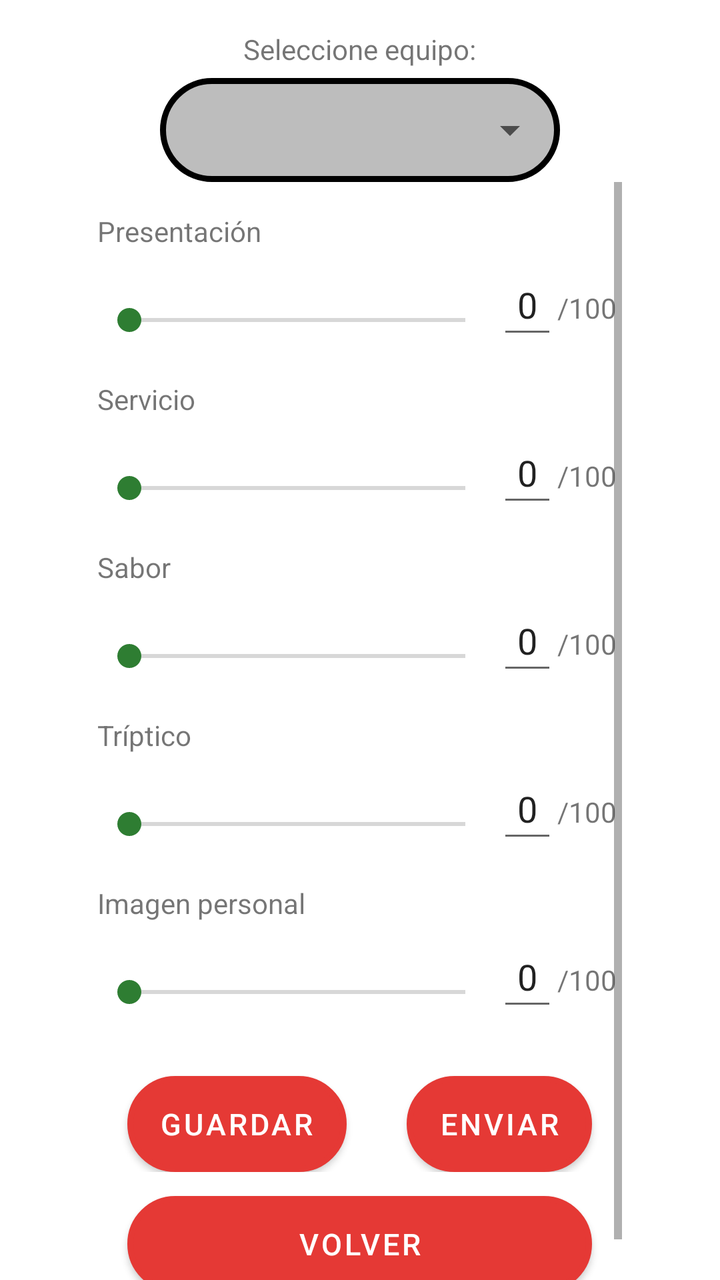
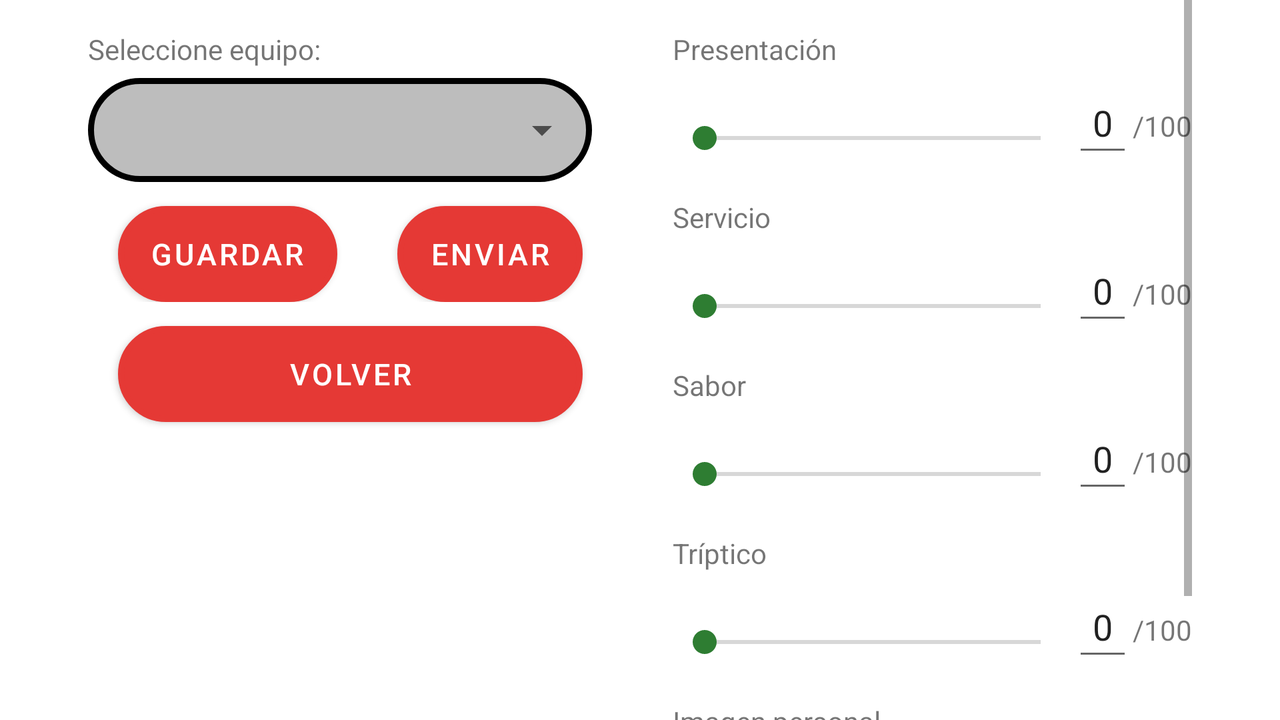

Two renders of one Android screen. The first uses the default layout on a phone; the second uses the alternative layout the repository ships for a different screen configuration, on a matching device. The two XML files are below.
<!-- AndroidManifest.xml: application theme Theme.MasterChef -->
<!-- res/layout/activity_votacion.xml -->
<?xml version="1.0" encoding="utf-8"?>
<LinearLayout xmlns:android="http://schemas.android.com/apk/res/android"
    xmlns:tools="http://schemas.android.com/tools"
    android:layout_width="match_parent"
    android:layout_height="match_parent"
    android:gravity="center"
    android:orientation="vertical"
    tools:context=".VotacionActivity"
    >



    <TextView
        android:id="@+id/textViewSeleccione"
        android:layout_width="wrap_content"
        android:layout_height="wrap_content"
        android:paddingBottom="5dp"
        android:paddingTop="15dp"
        android:text="@string/seleccioneEquipo" />


    <LinearLayout
        android:layout_width="wrap_content"
        android:layout_height="wrap_content"
        android:orientation="vertical"
        android:background="@drawable/bordes_redondos">

        <Spinner
            android:id="@+id/spinnerGrupos"

            android:layout_width="198dp"
            android:layout_height="50dp"
            android:padding="10dp"
            android:paddingBottom="40dp" />

    </LinearLayout>

    <ScrollView
        android:layout_width="wrap_content"
        android:layout_height="match_parent">

        <LinearLayout
            android:layout_width="wrap_content"
            android:layout_height="wrap_content"
            android:orientation="vertical">

            <TextView
                android:id="@+id/textViewPresentacion"
                android:layout_width="wrap_content"
                android:layout_height="wrap_content"
                android:paddingBottom="5dp"
                android:paddingTop="15dp"
                android:text="@string/presentacion" />

            <LinearLayout
                android:layout_width="wrap_content"
                android:layout_height="wrap_content">

                <SeekBar
                    android:id="@+id/seekBarPresentacion"
                    android:layout_width="200dp"
                    android:layout_height="60dp"
                 />

                <EditText
                    android:id="@+id/votoPresentacion"
                    android:layout_width="wrap_content"
                    android:layout_height="wrap_content"
                    android:inputType="number"
                    android:padding="10dp"
                    android:text="0"
                     />

                <TextView
                    android:layout_width="wrap_content"
                    android:layout_height="wrap_content"
                    android:text="/100" />

            </LinearLayout>

            <TextView
                android:id="@+id/textViewServicio"
                android:layout_width="wrap_content"
                android:layout_height="wrap_content"
                android:paddingBottom="5dp"
                android:text="@string/servicio" />

            <LinearLayout
                android:layout_width="wrap_content"
                android:layout_height="wrap_content">

                <SeekBar
                    android:id="@+id/seekBarServicio"
                    android:layout_width="200dp"
                    android:layout_height="60dp" />

                <EditText
                    android:id="@+id/votoServicio"
                    android:layout_width="wrap_content"
                    android:layout_height="wrap_content"
                    android:inputType="number"
                    android:padding="10dp"
                    android:text="0" />

                <TextView
                    android:layout_width="wrap_content"
                    android:layout_height="wrap_content"
                    android:text="/100" />

            </LinearLayout>

            <TextView
                android:id="@+id/textViewSabor"
                android:layout_width="wrap_content"
                android:layout_height="wrap_content"
                android:paddingBottom="5dp"
                android:text="@string/sabor" />

            <LinearLayout
                android:layout_width="wrap_content"
                android:layout_height="wrap_content">

                <SeekBar
                    android:id="@+id/seekBarSabor"
                    android:layout_width="200dp"
                    android:layout_height="60dp" />

                <EditText
                    android:id="@+id/votoSabor"
                    android:layout_width="wrap_content"
                    android:layout_height="wrap_content"
                    android:inputType="number"
                    android:padding="10dp"
                    android:text="0" />

                <TextView
                    android:layout_width="wrap_content"
                    android:layout_height="wrap_content"
                    android:text="/100" />

            </LinearLayout>

            <TextView
                android:id="@+id/textViewTriptico"
                android:layout_width="wrap_content"
                android:layout_height="wrap_content"
                android:paddingBottom="5dp"
                android:text="@string/triptico" />

            <LinearLayout
                android:layout_width="wrap_content"
                android:layout_height="wrap_content">

                <SeekBar
                    android:id="@+id/seekBarTriptico"
                    android:layout_width="200dp"
                    android:layout_height="60dp" />

                <EditText
                    android:id="@+id/votoTriptico"
                    android:layout_width="wrap_content"
                    android:layout_height="wrap_content"
                    android:inputType="number"
                    android:padding="10dp"
                    android:text="0" />

                <TextView
                    android:layout_width="wrap_content"
                    android:layout_height="wrap_content"
                    android:text="/100" />

            </LinearLayout>


            <TextView
                android:id="@+id/textViewImagenPersonal"
                android:layout_width="wrap_content"
                android:layout_height="wrap_content"
                android:paddingBottom="5dp"
                android:text="@string/imagen" />

            <LinearLayout
                android:layout_width="wrap_content"
                android:layout_height="wrap_content">

                <SeekBar
                    android:id="@+id/seekBarImagenPersonal"
                    android:layout_width="200dp"
                    android:layout_height="60dp" />

                <EditText
                    android:id="@+id/votoImagenPersonal"
                    android:layout_width="wrap_content"
                    android:layout_height="wrap_content"
                    android:inputType="number"
                    android:padding="10dp"
                    android:text="0" />

                <TextView
                    android:layout_width="wrap_content"
                    android:layout_height="wrap_content"
                    android:text="/100" />

            </LinearLayout>

            <LinearLayout
                android:layout_width="wrap_content"
                android:layout_height="wrap_content"
                android:orientation="horizontal">

            <Button
                android:id="@+id/btnGuardar"
                android:layout_width="match_parent"
                android:layout_height="wrap_content"
                android:layout_marginLeft="15dp"
                android:layout_marginTop="12dp"
                android:layout_marginRight="15dp"
                android:background="@drawable/bordes_redondos"
                android:text="@string/guardar"
                android:textColor="#FFF"
                android:textSize="15sp" />

            <Button
                android:id="@+id/btnEnviar"
                android:layout_width="match_parent"
                android:layout_height="wrap_content"
                android:layout_marginLeft="15dp"
                android:layout_marginTop="12dp"
                android:layout_marginRight="15dp"
                android:background="@drawable/bordes_redondos"
                android:text="@string/enviar"
                android:textColor="#FFF"
                android:textSize="15sp" />

            </LinearLayout>

            <Button
                android:id="@+id/btnVolver"
                android:layout_width="match_parent"
                android:layout_height="wrap_content"
                android:layout_marginLeft="15dp"
                android:layout_marginTop="12dp"
                android:layout_marginRight="15dp"
                android:layout_marginBottom="15dp"
                android:background="@drawable/bordes_redondos"
                android:text="@string/volver"
                android:textColor="#FFF"
                android:textSize="15sp" />



        </LinearLayout>
    </ScrollView>


</LinearLayout>
<!-- resources referenced by this layout -->
<resources>
  <!-- drawable bordes_redondos (drawable) -->
  <?xml version="1.0" encoding="utf-8"?>
  <shape xmlns:android="http://schemas.android.com/apk/res/android" android:shape="rectangle">
      <solid android:color="@color/md_grey_400" />
  
  
      <stroke android:width="3dp"/>
  
      <padding android:left="1dp"
          android:top="1dp"
          android:right="1dp"
          android:bottom="1dp"/>
  
      <corners android:radius="100px"/>
  </shape>
  <string name="enviar">Enviar</string>
  <string name="guardar">Guardar</string>
  <string name="imagen">Imagen personal</string>
  <string name="presentacion">Presentación</string>
  <string name="sabor">Sabor</string>
  <string name="seleccioneEquipo">Seleccione equipo: </string>
  <string name="servicio">Servicio</string>
  <string name="triptico">Tríptico</string>
  <string name="volver">Volver</string>
  <style name="Theme.MasterChef" parent="Theme.MaterialComponents.DayNight.DarkActionBar">
          
          <item name="colorPrimary">@color/md_red_600</item>
          <item name="colorPrimaryVariant">@color/md_red_800</item>
          <item name="colorOnPrimary">@color/white</item>
          
          <item name="colorSecondary">@color/md_green_800</item>
          <item name="colorSecondaryVariant">@color/teal_700</item>
          <item name="colorOnSecondary">@color/black</item>
          
          <item name="android:statusBarColor" tools:targetApi="l">?attr/colorPrimaryVariant</item>
          
      </style>
  <color name="md_grey_400">#bdbdbd</color>
  <color name="md_red_600">#e53935</color>
  <color name="md_red_800">#c62828</color>
  <color name="white">#FFFFFFFF</color>
  <color name="md_green_800">#2e7d32</color>
  <color name="teal_700">#FF018786</color>
  <color name="black">#FF000000</color>
</resources>
<!-- res/layout-land/activity_votacion.xml (the repository's variant of the layout above) -->
<!-- drawn on the phone turned sideways -->
<?xml version="1.0" encoding="utf-8"?>
<LinearLayout xmlns:android="http://schemas.android.com/apk/res/android"
    xmlns:tools="http://schemas.android.com/tools"
    android:layout_width="match_parent"
    android:layout_height="match_parent"
    android:gravity="center"
    android:orientation="horizontal"
    tools:context=".VotacionActivity"
    >

<LinearLayout
    android:layout_width="wrap_content"
    android:layout_height="match_parent"
    android:orientation="vertical"
    android:layout_marginEnd="30dp">

    <TextView
        android:id="@+id/textViewSeleccione"
        android:layout_width="wrap_content"
        android:layout_height="wrap_content"
        android:paddingBottom="5dp"
        android:paddingTop="15dp"
        android:text="@string/seleccioneEquipo"
        android:gravity="center"/>


    <LinearLayout
        android:layout_width="wrap_content"
        android:layout_height="wrap_content"
        android:orientation="vertical"
        android:background="@drawable/bordes_redondos">
    <Spinner
        android:id="@+id/spinnerGrupos"
        android:layout_width="250dp"
        android:layout_height="50dp"

        android:padding="10dp"
        android:paddingBottom="40dp" />

    </LinearLayout>

    <LinearLayout
        android:layout_width="wrap_content"
        android:layout_height="wrap_content"
        android:orientation="horizontal">

        <Button
            android:id="@+id/btnGuardar"
            android:layout_width="match_parent"
            android:layout_height="wrap_content"
            android:layout_marginLeft="15dp"
            android:layout_marginTop="12dp"
            android:layout_marginRight="15dp"
            android:background="@drawable/bordes_redondos"
            android:text="@string/guardar"
            android:textColor="#FFF"
            android:textSize="15sp" />

        <Button
            android:id="@+id/btnEnviar"
            android:layout_width="match_parent"
            android:layout_height="wrap_content"
            android:layout_marginLeft="15dp"
            android:layout_marginTop="12dp"
            android:layout_marginRight="15dp"
            android:background="@drawable/bordes_redondos"
            android:text="@string/enviar"
            android:textColor="#FFF"
            android:textSize="15sp" />

    </LinearLayout>

    <Button
        android:id="@+id/btnVolver"
        android:layout_width="match_parent"
        android:layout_height="wrap_content"
        android:layout_marginLeft="15dp"
        android:layout_marginTop="12dp"
        android:layout_marginRight="15dp"
        android:layout_marginBottom="15dp"
        android:background="@drawable/bordes_redondos"
        android:text="@string/volver"
        android:textColor="#FFF"
        android:textSize="15sp" />


</LinearLayout>

    <ScrollView
        android:layout_width="wrap_content"
        android:layout_height="match_parent">

        <LinearLayout
            android:layout_width="wrap_content"
            android:layout_height="wrap_content"
            android:orientation="vertical">

            <TextView
                android:id="@+id/textViewPresentacion"
                android:layout_width="wrap_content"
                android:layout_height="wrap_content"
                android:paddingBottom="5dp"
                android:paddingTop="15dp"
                android:text="@string/presentacion" />

            <LinearLayout
                android:layout_width="wrap_content"
                android:layout_height="wrap_content">

                <SeekBar
                    android:id="@+id/seekBarPresentacion"
                    android:layout_width="200dp"
                    android:layout_height="60dp"
                 />

                <EditText
                    android:id="@+id/votoPresentacion"
                    android:layout_width="wrap_content"
                    android:layout_height="wrap_content"
                    android:inputType="number"
                    android:padding="10dp"
                    android:text="0"
                    />

                <TextView
                    android:layout_width="wrap_content"
                    android:layout_height="wrap_content"
                    android:text="/100" />

            </LinearLayout>

            <TextView
                android:id="@+id/textViewServicio"
                android:layout_width="wrap_content"
                android:layout_height="wrap_content"
                android:paddingBottom="5dp"
                android:text="@string/servicio" />

            <LinearLayout
                android:layout_width="wrap_content"
                android:layout_height="wrap_content">

                <SeekBar
                    android:id="@+id/seekBarServicio"
                    android:layout_width="200dp"
                    android:layout_height="60dp" />

                <EditText
                    android:id="@+id/votoServicio"
                    android:layout_width="wrap_content"
                    android:layout_height="wrap_content"
                    android:inputType="number"
                    android:padding="10dp"
                    android:text="0" />

                <TextView
                    android:layout_width="wrap_content"
                    android:layout_height="wrap_content"
                    android:text="/100" />

            </LinearLayout>

            <TextView
                android:id="@+id/textViewSabor"
                android:layout_width="wrap_content"
                android:layout_height="wrap_content"
                android:paddingBottom="5dp"
                android:text="@string/sabor" />

            <LinearLayout
                android:layout_width="wrap_content"
                android:layout_height="wrap_content">

                <SeekBar
                    android:id="@+id/seekBarSabor"
                    android:layout_width="200dp"
                    android:layout_height="60dp" />

                <EditText
                    android:id="@+id/votoSabor"
                    android:layout_width="wrap_content"
                    android:layout_height="wrap_content"
                    android:inputType="number"
                    android:padding="10dp"
                    android:text="0" />

                <TextView
                    android:layout_width="wrap_content"
                    android:layout_height="wrap_content"
                    android:text="/100" />

            </LinearLayout>

            <TextView
                android:id="@+id/textViewTriptico"
                android:layout_width="wrap_content"
                android:layout_height="wrap_content"
                android:paddingBottom="5dp"
                android:text="@string/triptico" />

            <LinearLayout
                android:layout_width="wrap_content"
                android:layout_height="wrap_content">

                <SeekBar
                    android:id="@+id/seekBarTriptico"
                    android:layout_width="200dp"
                    android:layout_height="60dp" />

                <EditText
                    android:id="@+id/votoTriptico"
                    android:layout_width="wrap_content"
                    android:layout_height="wrap_content"
                    android:inputType="number"
                    android:padding="10dp"
                    android:text="0" />

                <TextView
                    android:layout_width="wrap_content"
                    android:layout_height="wrap_content"
                    android:text="/100" />

            </LinearLayout>


            <TextView
                android:id="@+id/textViewImagenPersonal"
                android:layout_width="wrap_content"
                android:layout_height="wrap_content"
                android:paddingBottom="5dp"
                android:text="@string/imagen" />

            <LinearLayout
                android:layout_width="wrap_content"
                android:layout_height="wrap_content">

                <SeekBar
                    android:id="@+id/seekBarImagenPersonal"
                    android:layout_width="200dp"
                    android:layout_height="60dp" />

                <EditText
                    android:id="@+id/votoImagenPersonal"
                    android:layout_width="wrap_content"
                    android:layout_height="wrap_content"
                    android:inputType="number"
                    android:padding="10dp"
                    android:text="0" />

                <TextView
                    android:layout_width="wrap_content"
                    android:layout_height="wrap_content"
                    android:text="/100" />

            </LinearLayout>




        </LinearLayout>
    </ScrollView>


</LinearLayout>
